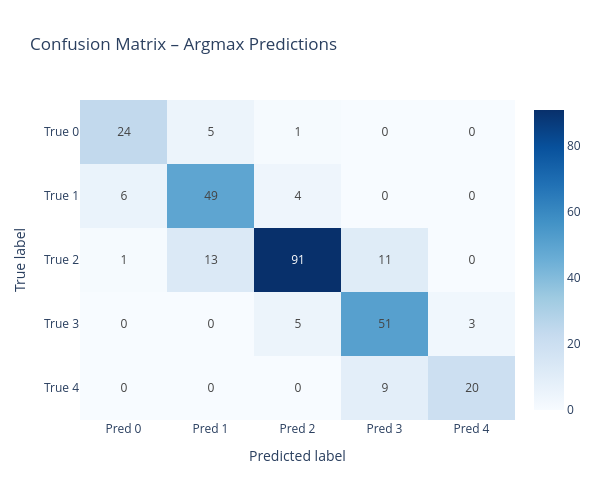

The notebook cell saved with this chart:
### Markdown cell above
We can now switch between SalePrice_NormalDist_Group and SalePrice_Min100_Group simply by changing TARGET_COL at the top and re-running the notebook to compare results.

### Code cell
import numpy as np
from sklearn.metrics import confusion_matrix
import plotly.graph_objects as go

def plot_confusion_heatmap(y_true, y_pred, title, normalize=False):
    """
    Plots a confusion matrix as an interactive Plotly heatmap.
    Set normalize=True for per-class percentage view.
    """
    cm = confusion_matrix(y_true, y_pred)
    
    if normalize:
        cm = cm.astype('float') / cm.sum(axis=1, keepdims=True)
        cm = np.nan_to_num(cm)  # handle divide-by-zero
        text = np.round(cm * 100, 1).astype(str) + '%'
        colorscale = "Viridis"
    else:
        text = cm
        colorscale = "Blues"

    classes = [str(c) for c in np.unique(y_true)]
    fig = go.Figure(
        data=go.Heatmap(
            z=cm,
            x=[f"Pred {c}" for c in classes],
            y=[f"True {c}" for c in classes],
            text=text,
            texttemplate="%{text}",
            textfont={"size": 12},
            colorscale=colorscale,
            showscale=True,
            hovertemplate="True %{y}<br>Pred %{x}<br>Count: %{z}<extra></extra>",
        )
    )

    fig.update_layout(
        title=title,
        xaxis_title="Predicted label",
        yaxis_title="True label",
        yaxis_autorange="reversed",
        width=600,
        height=500,
    )
    fig.show()

# Plot both confusion matrices
plot_confusion_heatmap(y_valid, y_pred, "Confusion Matrix – Argmax Predictions")
plot_confusion_heatmap(y_valid, preds_thr, "Confusion Matrix – Thresholded Predictions")

# Optional normalized versions (percentage view)
plot_confusion_heatmap(y_valid, y_pred, "Normalized Confusion Matrix – Argmax", normalize=True)
plot_confusion_heatmap(y_valid, preds_thr, "Normalized Confusion Matrix – Thresholded", normalize=True)

### Figure 1 — Plotly figure (JSON) as saved in the notebook; plotly's stock layout.template omitted (floating-point values rounded to 4 significant figures)
{"data": [{"colorscale": [[0, "rgb(247,251,255)"], [0.125, "rgb(222,235,247)"], [0.25, "rgb(198,219,239)"], [0.375, "rgb(158,202,225)"], [0.5, "rgb(107,174,214)"], [0.625, "rgb(66,146,198)"], [0.75, "rgb(33,113,181)"], [0.875, "rgb(8,81,156)"], [1, "rgb(8,48,107)"]], "hovertemplate": "True %{y}<br>Pred %{x}<br>Count: %{z}<extra></extra>", "showscale": true, "text": [[24, 5, 1, 0, 0], [6, 49, 4, 0, 0], [1, 13, 91, 11, 0], [0, 0, 5, 51, 3], [0, 0, 0, 9, 20]], "textfont": {"size": 12}, "texttemplate": "%{text}", "type": "heatmap", "x": ["Pred 0", "Pred 1", "Pred 2", "Pred 3", "Pred 4"], "y": ["True 0", "True 1", "True 2", "True 3", "True 4"], "z": [[24, 5, 1, 0, 0], [6, 49, 4, 0, 0], [1, 13, 91, 11, 0], [0, 0, 5, 51, 3], [0, 0, 0, 9, 20]]}], "layout": {"height": 500, "title": {"text": "Confusion Matrix – Argmax Predictions"}, "width": 600, "xaxis": {"title": {"text": "Predicted label"}}, "yaxis": {"autorange": "reversed", "title": {"text": "True label"}}}}
